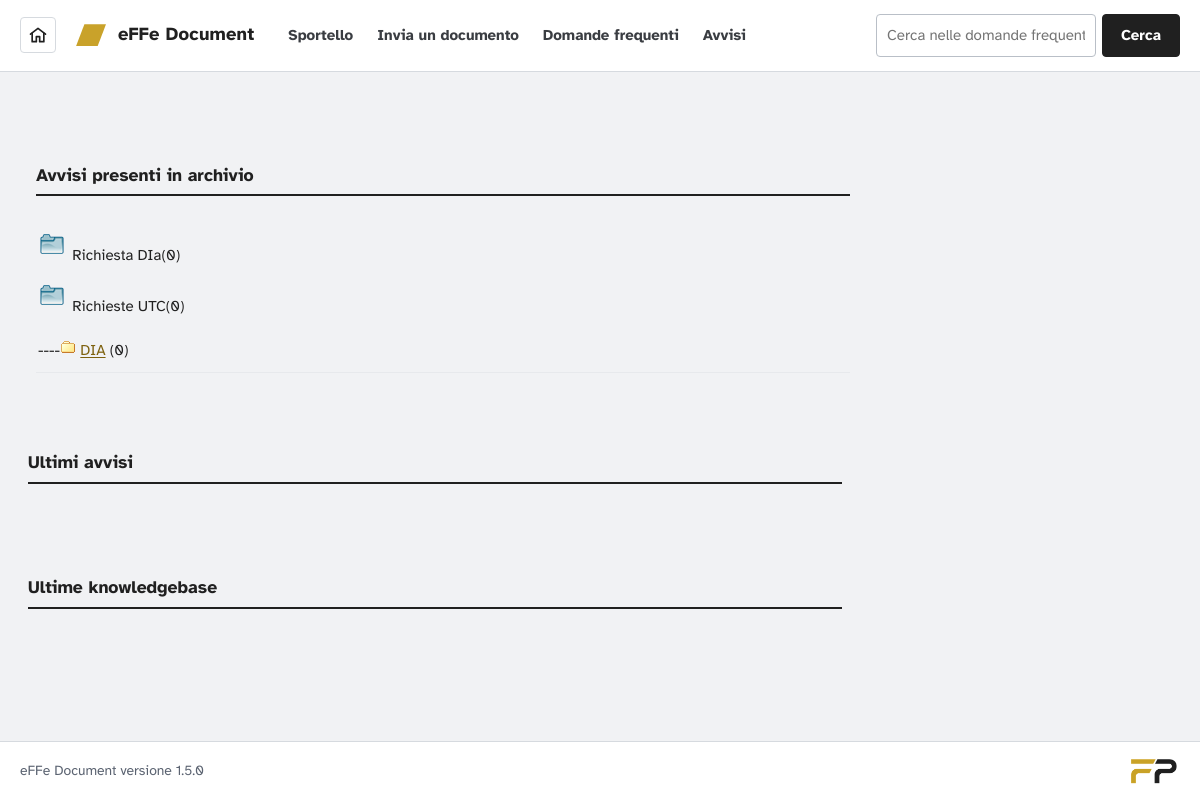
Screenshot of /effedocument/frontoffice/extra/extra.php with the database file from the repository.
### tables this page shows
CREATE TABLE IF NOT EXISTS `servizi` (
  `id` int(11) NOT NULL AUTO_INCREMENT,
  `id_ufficio` int(11) NOT NULL,
  `abilitato` tinyint(1) NOT NULL DEFAULT '0',
  `nome` varchar(50) NOT NULL,
  `workflow` binary(1) NOT NULL DEFAULT '0',
  `id_padre` int(11) NOT NULL DEFAULT '0',
  PRIMARY KEY (`id`)
);

### effedocument/common/core/core.php (called while the page is built, shortened)
<?php
function sqlEsc($valore){
	return mysql_real_escape_string((string)$valore);
}
class sast1com
{
	function getExtraServizioTotale($id_servizio, $tipo){
		$result =  mysql_query("select * from extra where id_servizio='".sqlEsc($id_servizio)."' and id_tipo='".sqlEsc($tipo)."' and abilitato=1 order by id desc");
		$tot = mysql_num_rows($result);
		return $tot;
	}
	function getTipologieAttive(){
		return mysql_query("select * from servizi where abilitato=1 and id_padre=0 order by nome");
	}
	function getServiziAttivi($id_padre)
 	{
		return mysql_query("select * from servizi where id_padre='".sqlEsc($id_padre)."' and abilitato=1 order by nome");
	}
	function getExtraAvvisiId()
	{
		return 0;
	}
}
?>

### effedocument/frontoffice/extra/extra.php (the view, shortened to what this page needs)
<?php ob_start();  ?><!DOCTYPE html PUBLIC "-//W3C//DTD XHTML 1.0 Strict//EN" "http://www.w3.org/TR/xhtml1/DTD/xhtml1-strict.dtd">
<html xmlns="http://www.w3.org/1999/xhtml">
<?php
include("../../common/core/core.php");
$tipo=$_GET['tipo'];
?>
<head>
	<link rel="stylesheet" type="text/css" media="all" href="../../common/css/effecss.css?v=1.5.0-5759dd" />
</head>
<body>
<?php include("../include/foheader.php"); ?>
<div id="wrapper" class="fo-main">
    	<div id="secWrapper">
       	  <div id="container" class="clearfix">
       	    <center>
       	      <br />
              <table width="830" border="0" cellspacing="0" cellpadding="0">
                <tr>
                  <td><table width="830" border="0" cellspacing="0" cellpadding="0">
                    <tr>
                      <td colspan="2"><div class="qbtitle">
                        <div align="left">
                          <?php if($tipo==$objCore->getExtraAvvisiId()) echo "Avvisi"; else echo "Knowledgebase";?>
                          presenti in archivio</div>
                      </div></td>
                    </tr>
                    <tr>
                      <td colspan="2"><div align="left">
                        <?php
							$result = $objCore->getTipologieAttive();
							while($array=mysql_fetch_array($result)){
									echo "<tr>";
									echo "<td><div align=\"left\"><img src=\"../../common/images/icon/folder.png\" border=0>&nbsp;".$array['nome']."(".$objCore->getExtraServizioTotale($array['id'], $tipo).") </div></td>";
									echo "</tr>";
									$result_sub = $objCore->getServiziAttivi($array['id']);
									while($array_sub=mysql_fetch_array($result_sub)){
										echo "<tr>";
										echo "<td><div align=\"left\" class=\"navitem\" onMouseOver=\"javascript:this.className='navitemhover';\" onMouseOut=\"javascript:this.className='navitem';\">----<img src=\"../../common/images/icon/folder.gif\" border=0>&nbsp;<a href=\"extra_selected.php?tipo=".$tipo."&servizio=".$array_sub['id']."\">".$array_sub['nome']."</a> (".$objCore->getExtraServizioTotale($array_sub['id'], $tipo).") </div></td>";
										echo "</tr>";
									}
								}
							?>
                      </div></td>
                    </tr>
                  </table></td>
                </tr>
              </table>
              <p>&nbsp;</p>
              <table width="830" border="0" cellspacing="0" cellpadding="0">
  <tr>
       	          <td colspan="2"><div class="qbtitle">
       	            <div align="left">Ultimi avvisi</div>
     	            </div></td>
   	            </tr>
       	        <tr>
       	          <td colspan="2"></td>
   	            </tr>
   	          </table>
       	      <p><br />
   	          </p>
       	      <table width="830" border="0" cellspacing="0" cellpadding="0">
       	        <tr>
       	          <td ><div class="qbtitle">
       	            <div align="left">Ultime knowledgebase</div>
     	            </div></td>
   	            </tr>
       	        <tr>
       	          <td></td>
   	            </tr>
   	          </table>
       	      <br />
       	    </center>
       	  </div>
  </div>
</div>
<?php include("../include/folfooter.php"); ?>
</body>
</html>

### effedocument/common/css/effecss.css (style rules this page uses)
:root { --ink: #202020; --ink-2: #3a3d42; --paper: #ffffff; --canvas: #f1f2f4; --line: #d6dadf; --line-soft: #e7e9ec; --muted: #5b6371; --gold: #c9a22a; --gold-ink: #7d610e; --gold-tint: #faf4e1; --crit: #b3261e; --crit-tint: #fcebea; --high: #9a5507; --high-tint: #fdf1e2; --low: #1f7a4d; --low-tint: #e7f4ec; --closed: #6b7280; --closed-tint: #eceef1; --radius: 4px; --font: "Atkinson Hyperlegible", "Segoe UI", Roboto, "Helvetica Neue", Arial, sans-serif; --slant: polygon(28% 0, 100% 0, 72% 100%, 0 100%); }
*, *::before, *::after { box-sizing: border-box; }
html { -webkit-text-size-adjust: 100%; }
body { margin: 0; background: var(--canvas); color: var(--ink); font-family: var(--font); font-size: 15px; line-height: 1.5; text-align: left; }
img { max-width: 100%; height: auto; }
p { margin: 0 0 .8em; }
a, a:visited { color: var(--gold-ink); text-decoration: underline; text-decoration-thickness: 1px; text-underline-offset: 2px; font-size: inherit; }
#page, #wrapper, #secWrapper, #container { width: auto; background: none; padding: 0; margin: 0; }
center { display: block; text-align: left; }
table { border-collapse: collapse; max-width: 100%; }
td, th { padding: 6px 8px; vertical-align: top; text-align: left; }
.qbtitle { background: none; border: 0; border-bottom: 2px solid var(--ink); padding: 0 0 6px; margin: 24px 0 8px; height: auto; font: inherit; font-weight: 700; font-size: 1.1rem; color: var(--ink); }
.navitem, .navitemhover { padding: 10px 2px; border-bottom: 1px solid var(--line-soft); }
.fo-main, #wrapper.fo-main { width: 100%; max-width: 1240px; margin: 0 auto; padding: 32px 20px 48px; flex: 1; }
body { display: flex; flex-direction: column; min-height: 100vh; }

### rows the page displays
servizi: nome "Richiesta DIa", ExtraServizioTotale "0"
servizi: nome "Richieste UTC", ExtraServizioTotale "0"
servizi: nome "DIA", ExtraServizioTotale "0"
